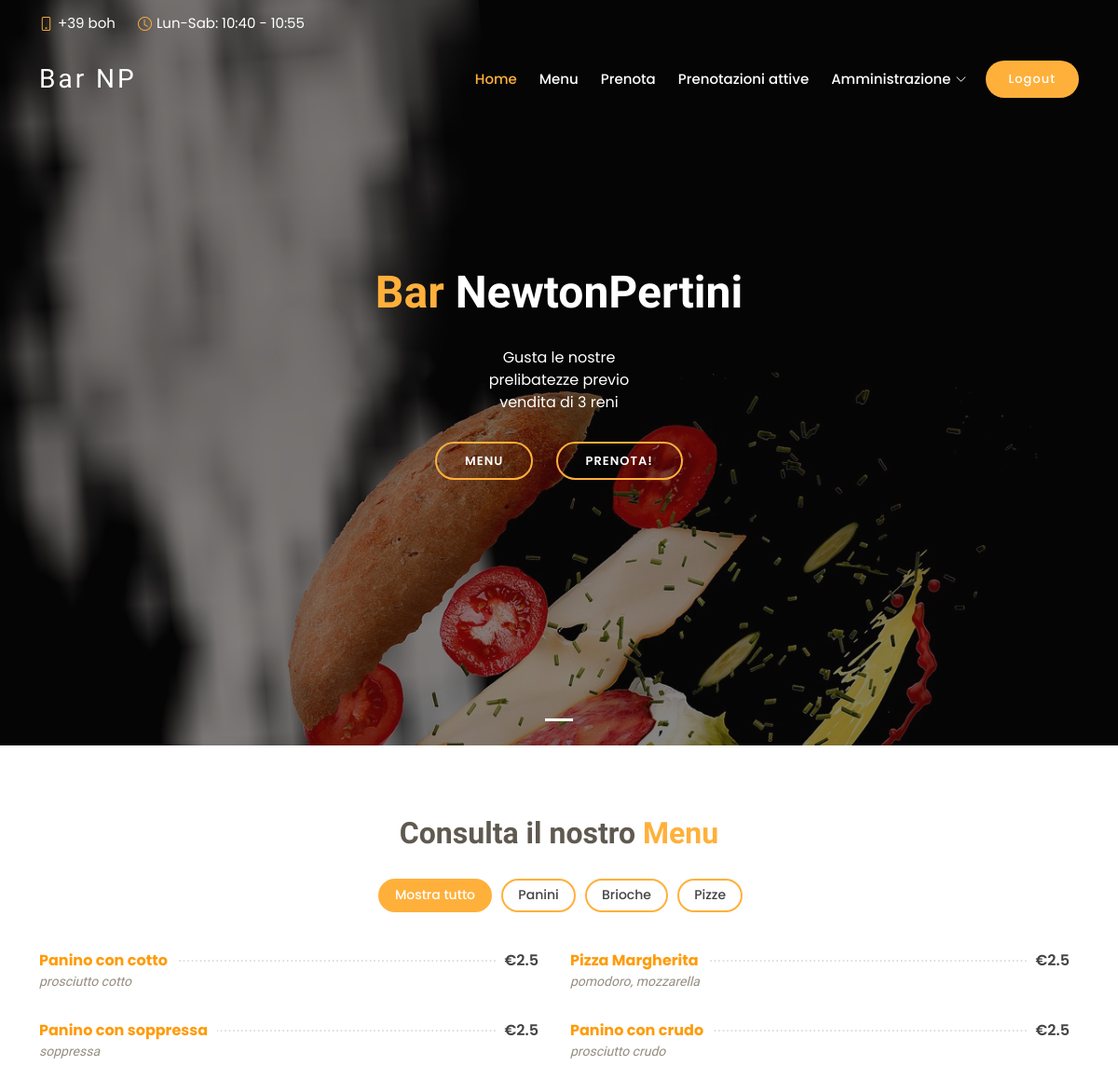
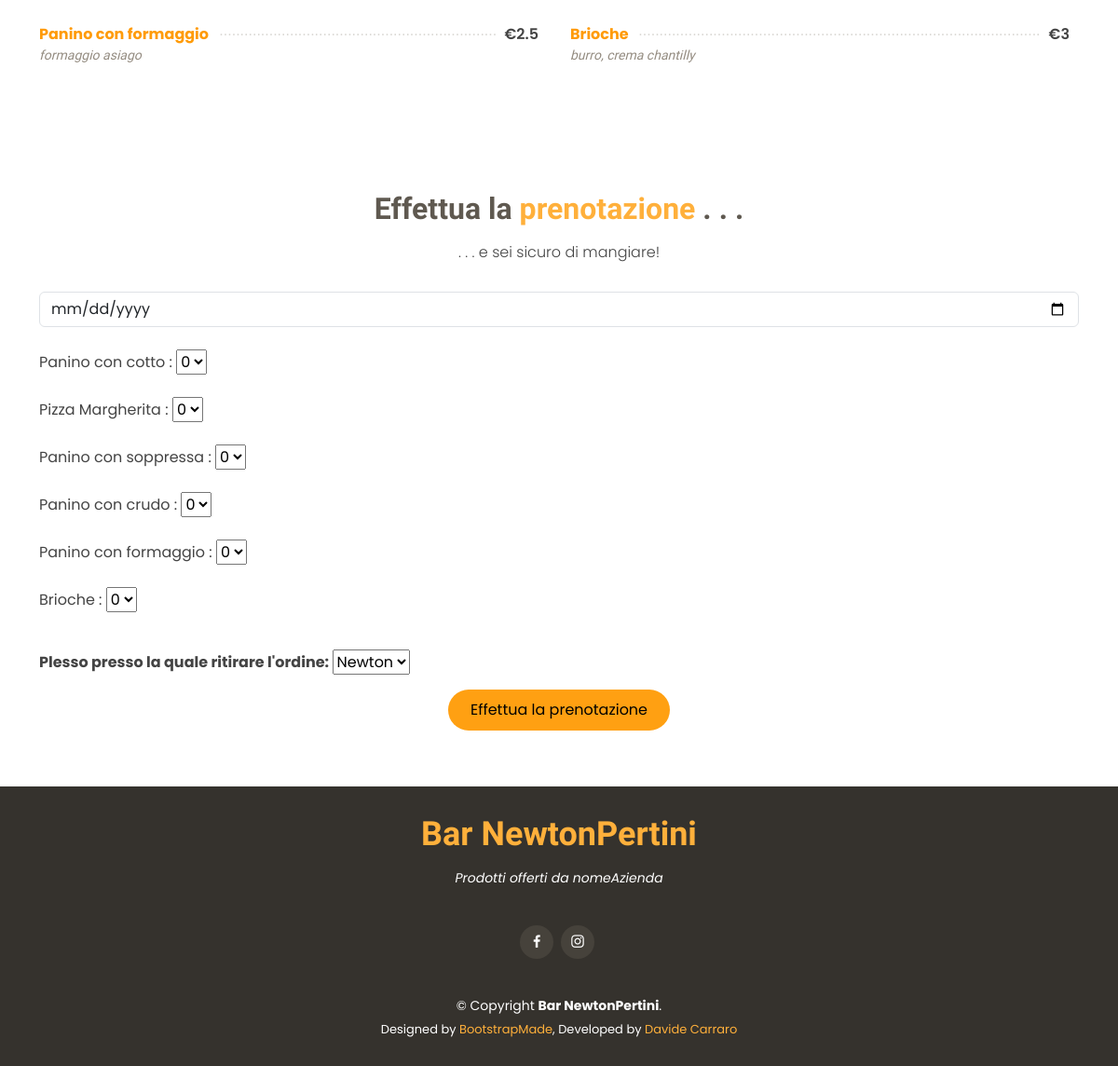
The page /index.php (signed in) on the database its author committed (2 pictures, top to bottom).
### tables this page shows
CREATE TABLE `listino` (
  `id` int(11) NOT NULL,
  `nome` varchar(30) NOT NULL,
  `quantita` int(4) NOT NULL,
  `ingredienti` varchar(50) NOT NULL,
  `prezzo` double NOT NULL,
  `tipo` varchar(15) NOT NULL
);

### index.php (the view, shortened to what this page needs)
<!DOCTYPE html>
<html lang="en">
<head>
  <link href="assets/vendor/animate.css/animate.min.css" rel="stylesheet">
  <link href="assets/vendor/bootstrap/css/bootstrap.min.css" rel="stylesheet">
  <link href="assets/vendor/bootstrap-icons/bootstrap-icons.css" rel="stylesheet">
  <link href="assets/vendor/boxicons/css/boxicons.min.css" rel="stylesheet">
  <link href="assets/vendor/glightbox/css/glightbox.min.css" rel="stylesheet">
  <link href="assets/vendor/swiper/swiper-bundle.min.css" rel="stylesheet">
  <link href="assets/css/style.css" rel="stylesheet">
</head>
<body>
  <section id="topbar" class="d-flex align-items-center fixed-top topbar-transparent">
    <div class="container-fluid container-xl d-flex align-items-center justify-content-center justify-content-lg-start">
      <i class="bi bi-phone d-flex align-items-center"><span>+39 boh</span></i>
      <i class="bi bi-clock ms-4 d-none d-lg-flex align-items-center"><span>Lun-Sab: 10:40 - 10:55</span></i>
    </div>
  </section>
  <header id="header" class="fixed-top d-flex align-items-center header-transparent">
    <div class="container-fluid container-xl d-flex align-items-center justify-content-between">
      <div class="logo me-auto">
        <h1><a href="index.html">Bar NP</a></h1>
      </div>
      <nav id="navbar" class="navbar order-last order-lg-0">
        <ul>
          <li><a class="nav-link scrollto active" href="#hero">Home</a></li>
          <li><a class="nav-link scrollto" href="#menu">Menu</a></li>
          <li><a class="nav-link scrollto" href="#book-a-table">Prenota</a></li>
          <li><a class="nav-link scrollto" href="prenotazioni.php">Prenotazioni attive</a></li>
          <?php
              try {
                if($_SESSION["AUTENTICATO"]=="ok"){
                  $connessione = mysqli_connect("localhost", "root", "root", "panini");
                  $sql = "SELECT * FROM utente WHERE username='$_SESSION[USER]';";
                  $risultato = $connessione->query($sql);
                  $array=$risultato->fetch_assoc();
                  if($array["ruolo"]=="admin"){
                    ?>
                    <li class="dropdown"><a href="#"><span>Amministrazione</span> <i class="bi bi-chevron-down"></i></a>
                              </li>
                    <?php
                  }
                }
              }catch (Exception $e) {
              }
          ?>
        </ul>
      </nav>
      <a href="php/logout.php" class="book-a-table-btn scrollto">Logout</a>
    </div>
  </header>
  <section id="hero">
    <div class="hero-container">
      <div id="heroCarousel" data-bs-interval="5000" class="carousel slide carousel-fade" data-bs-ride="carousel">
        <ol class="carousel-indicators" id="hero-carousel-indicators"></ol>
        <div class="carousel-inner" role="listbox">
          <div class="carousel-item active" style="background-image: url(assets/img/sandwich.jpg);">
            <div class="carousel-container">
              <div class="carousel-content">
                <h2 class="animate__animated animate__fadeInDown"><span>Bar</span> NewtonPertini</h2>
                <p class="animate__animated animate__fadeInUp">Gusta le nostre prelibatezze previo vendita di 3 reni</p>
                <div>
                  <a href="#menu" class="btn-menu animate__animated animate__fadeInUp scrollto">Menu</a>
                  <a href="#book-a-table" class="btn-book animate__animated animate__fadeInUp scrollto">Prenota!</a>
                </div>
              </div>
            </div>
          </div>
        </div>
      </div>
    </div>
  </section>
  <main id="main">
    <section id="menu" class="menu">
      <div class="container">
        <div class="section-title">
          <h2>Consulta il nostro <span>Menu</span></h2>
        </div>
        <div class="row">
          <div class="col-lg-12 d-flex justify-content-center">
            <ul id="menu-flters">
              <li data-filter="*" class="filter-active">Mostra tutto</li>
              <li data-filter=".filter-panino">Panini</li>
              <li data-filter=".filter-brioche">Brioche</li>
              <li data-filter=".filter-pizza">Pizze</li>
            </ul>
          </div>
        </div>
        <div class="row menu-container">
        <?php
         try {
          $connessione = mysqli_connect("localhost", "root", "root", "panini");
          $sql = "SELECT * FROM listino;";
          $risultato = $connessione->query($sql);
              while ($array = mysqli_fetch_assoc($risultato)) {
                  ?>
                    <div class="col-lg-6 menu-item "<?php echo "filter-".$array["tipo"]?>>
                        <div class="menu-content">
                          <a href="#"><?php echo $array["nome"]?></a><span>€<?php echo $array["prezzo"]?></span>
                        </div>
                        <div class="menu-ingredients">
                          <?php echo $array["ingredienti"]?>
                        </div>
                      </div>
                  <?php
              }
        }catch (Exception $e) {
      }
        ?>
        </div>
      </div>
    </section>
    <section id="book-a-table" class="book-a-table">
      <div class="container">
        <div class="section-title">
          <h2>Effettua la <span>prenotazione</span> . . .</h2>
          <p>. . . e sei sicuro di mangiare!</p>
        </div>
        <form action="risultato_prenotazione.php" method="post">
        <div class="row">
            <div class="text-center" class="col-lg-4 col-md-6 form-group mt-3">
              <input type="date" class="form-control" name="data" id="data" min="<?php echo date('Y-m-d', strtotime('+1 day')); ?>" placeholder="Scegli la data del ritiro...">
            </div>
          </div>
      <br>
          <?php
          try {
            $connessione = mysqli_connect("localhost", "root", "root", "panini");
            $sql = "SELECT * FROM listino;";
            $risultato = $connessione->query($sql);
                while ($array = mysqli_fetch_assoc($risultato)) {
                  echo $array["nome"]." : " ?>
                  <select name=<?php echo $array["nome"]?>>
                    <option value="0">0</option>
                  </select><br></br>
                  <?php
                }
          }catch (Exception $e) {
        }
          ?>
          <div class="form-group mt-3">
      <b>Plesso presso la quale ritirare l'ordine: </b>
            <select name="plesso">
              <option value="Newton">Newton</option>
            </select>
          </div>
          <div class="text-center"><button style="background: #ffa012; border: 0; padding: 10px 24px; border-radius: 50px;" type="submit" name="invio">Effettua la prenotazione</button></div>
        </form>
      </div>
    </section>
  </main>
  <footer id="footer">
    <div class="container">
      <h3>Bar NewtonPertini</h3>
      <p>Prodotti offerti da nomeAzienda</p>
      <div class="social-links">
        <a href="#" class="facebook"><i class="bx bxl-facebook"></i></a>
        <a href="#" class="instagram"><i class="bx bxl-instagram"></i></a>
      </div>
      <div class="copyright">
        &copy; Copyright <strong><span>Bar NewtonPertini</span></strong>.
      </div>
      <div class="credits">
        Designed by <a href="https://bootstrapmade.com/">BootstrapMade</a>,
        Developed by <a href="https://carrarodavide.it">Davide Carraro</a>
      </div>
    </div>
  </footer>
</body>
</html>

### rows shown on the page
listino: nome "Panino con cotto", prezzo "2.5", ingredienti "prosciutto cotto", Panino "0"
listino: nome "Pizza Margherita", prezzo "2.5", ingredienti "pomodoro, mozzarella", Pizza "0"
listino: nome "Panino con soppressa", prezzo "2.5", ingredienti "soppressa", Panino "0"
listino: nome "Panino con crudo", prezzo "2.5", ingredienti "prosciutto crudo", Panino "0"
listino: nome "Panino con formaggio", prezzo "2.5", ingredienti "formaggio asiago", Panino "0"
listino: nome "Brioche", prezzo "3", ingredienti "burro, crema chantilly", Brioche "0"
